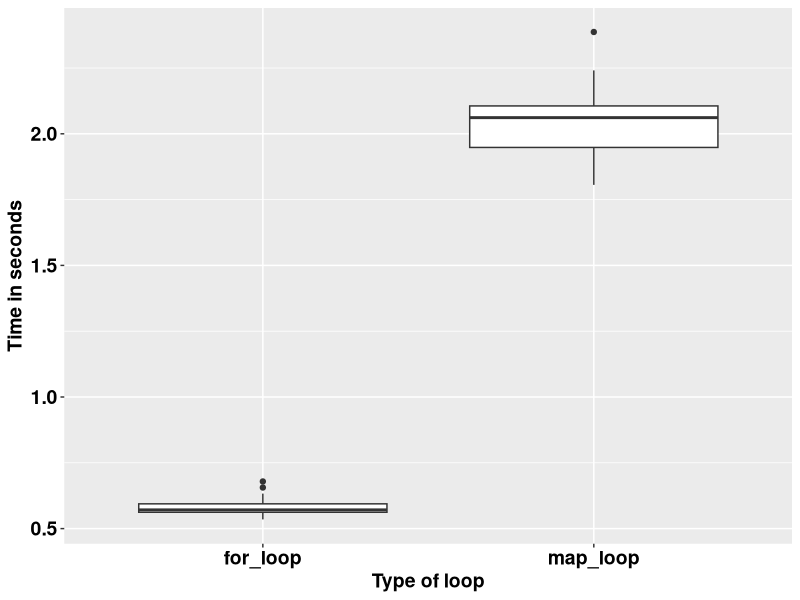

Source code (R):
## ---- chunk 1
knitr::opts_chunk$set(echo = TRUE)
## ---- chunk 2
square <- function(a) a**2
square(3)
## ---- chunk 3
square <- function(b){
  b**2
}
square(3)
## ---- chunk 4
square <- function(c){
  product <- c**2
  return(product)
}
square(3)
## ---- chunk 5
square <- function(d){
  product <- d**2
  print(product)
}
square(5)
## ---- chunk 6
square <- function(e){
  product <- e**2
  (product)
}
square(9)
## ---- chunk 7
square <- function(f){
  product <- f**2
  show(product)
}
square(9)
## ---- chunk 8
square_root <- function(b){
  product <- b^0.5
  return(product/2)
}
square_root(9)
## ---- chunk 9
square_root
## ---- chunk 10
square(-10:10)
## ---- chunk 11
square_root(c(-26, 1:15, 158))
## ---- chunk 12
m <- list(12, 18, 345)
square_root(m[[2]])
## ---- chunk 13
rescale <- function(x){
  m <- mean(x)
  s <- sd(x)
  (x - m) / s
}
rescale(c(-52, 58, 46, 99))
## ---- chunk 14
rescale <- function(x, only_translate){
  m <- mean(x)
  translated <- x - m
  if (only_translate) return(translated)
  s <- sd(x)
  translated / s
}

rescale(x = 1:4, only_translate = TRUE)
## ---- chunk 15
rescale <- function(x, only_translate){
  m <- mean(x)
  translated <- x - m
  if (only_translate) return(translated)
  s <- sd(x)
  translated / s
}

rescale(x = 1:4, only_translate = FALSE)
## ---- chunk 16
rescale( only_translate = TRUE, x = 1:4)
## ---- chunk 17
rescale(x = 1:4, TRUE)
rescale(TRUE, x = 1:4)
rescale(1:4, only_translate = T)
rescale(only_translate = T, 1:4)
## ---- chunk 18
rescale(1:4, o = T)
rescale(o = T, 1:4)
## ---- chunk 19
rescale <- function(x, only_translate = FALSE){
  m <- mean(x)
  translated <- x - m
  if(only_translate) return(translated)
  s <- sd(x)
  translated / s
}
## ---- chunk 20
rescale(1:4) # This runs with only_translate being taken as FALSE by default.
## ---- chunk 21
rescale <- function(x, ...){
  m <- mean(x, ...)
  s <- sd(x, ...)
  (x - m) / s
}

rescale(1:4)
## ---- chunk 22
x <- c(NA, 1:3)
rescale(x)
## ---- chunk 23
x <- c(NA, 1:3)
rescale(x, na.rm = TRUE)
## ---- chunk 24
some_function <- function(x) x
other_function <- function(x, ...) x
# some_function(1:4, foo = "bar") # This does not run because there was no allowance.
other_function(1:4, foo = "bar")

## ---- chunk 25
f <- function(...) list(...)
g <- function(x, y, ...) f(...)
g(x = 1, y = 2, z = 3, w = 4)
## ---- chunk 26
compare_rasters <- function(x) {
  if (sum(x > 0.5, na.rm = TRUE) > 7) {
    return(1)
  } else {
    return(0)
  }
  
}
## ---- chunk 27
library(tidyverse)
volumes <- rnorm(1000000)

for_loop <- vector()

for (k in 1:20) {
  for_loop[k] <- system.time(for (i in 1:length(volumes)) {
    2.3 * volumes[i] ^ 9
  })
}

map_loop <- vector()
for (j in 1:20) {
  map_loop[j] <- system.time(map_vec(volumes, \(x) 2.3 * x ^ 9))
}
## ---- chunk 28
data.frame(for_loop = for_loop, map_loop = map_loop) %>% 
  gather(key = "key", value = "value") %>% 
  ggplot(aes(key, value)) +
  geom_boxplot() +
  labs(x = "Type of loop",
       y = "Time in seconds") +
  theme(text = element_text(size = 14, face = "bold", colour = "black")) +
  theme(axis.text = element_text(size = 14, face = "bold", colour = "black"))
